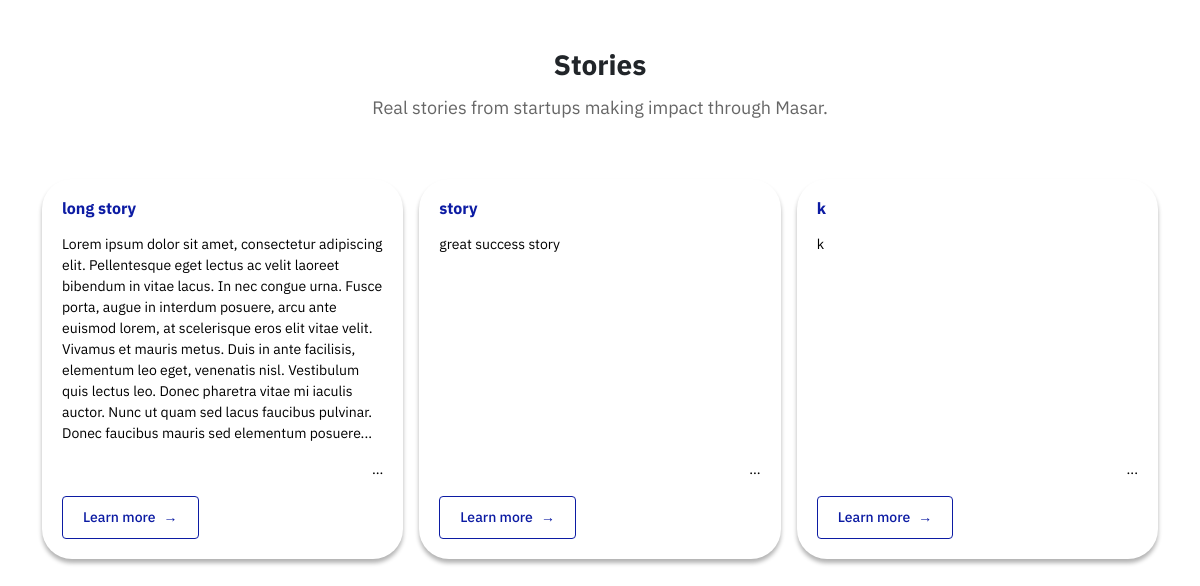
The page /front_office/pages/stories.php on the database its author committed.
### tables this page shows
CREATE TABLE `success_stories` (
  `story_id` int(11) NOT NULL,
  `title` varchar(255) NOT NULL,
  `content` text NOT NULL,
  `created_at` timestamp NOT NULL DEFAULT current_timestamp()
);

### front_office/pages/stories.php (the view, shortened to what this page needs)
<?php
include('../includes/db.php');
?>
<!DOCTYPE html>
<html lang="en">
<head>
    <link href="https://cdn.jsdelivr.net/npm/bootstrap@5.3.0/dist/css/bootstrap.min.css" rel="stylesheet">
</head>
<body>
    <div class="container py-5">
        <div class="text-center mb-5">
            <h1 class="section-title">Stories</h1>
            <p class="section-subtitle">Real stories from startups making impact through Masar.</p>
        </div>
        <div class="row g-3 justify-content-center" id="stories-container">
            <?php
            $stories = mysqli_query($conn, "SELECT * FROM success_stories ORDER BY created_at DESC");
            $counter = 0;
            while ($story = mysqli_fetch_assoc($stories)) {
                $story_id = $story['story_id'];
                $title = htmlspecialchars($story['title']);
                $content = htmlspecialchars($story['content']);
                $sentences = preg_split('/(?<=[.!?])\s+/', $content, -1, PREG_SPLIT_NO_EMPTY);
                $preview = implode(' ', array_slice($sentences, 0, 10));
                if (count($sentences) > 10) {
                    $preview = rtrim($preview, '.!?') . '...';
                }
                $hidden_class = $counter >= 3 ? 'd-none' : '';
                echo '<div class="col-xl-4 col-lg-6 col-md-6 story-item '.$hidden_class.'">';
                echo '<div class="story-card">';
                echo '<h3 class="story-title">'.$title.'</h3>';
                echo '<p class="story-description">'.$preview.'</p>';
                echo '<a href="story_detail.php?id='.$story_id.'" class="learn-more-btn">Learn more <span class="arrow-icon">→</span></a>';
                echo '</div></div>';
                $counter++;
            }
            ?>
        </div>
    </div>
</body>
</html>

### front_office/pages/stories.php (style rules this page uses)
body { font-family: 'IBM Plex Sans', sans-serif; }
.story-card { background: white; border-radius: 30px; box-shadow: 0 4px 4px rgba(0, 0, 0, 0.3); height: 380px; padding: 20px; display: flex; flex-direction: column; width: 100%; margin: 0 auto; }
.story-title { font-family: 'IBM Plex Sans', sans-serif; font-weight: 700; font-size: 16px; color: #0C1BA3; margin-bottom: 16px; }
.story-description { font-family: 'IBM Plex Sans', sans-serif; font-weight: 400; font-size: 14px; color: #000000; margin-bottom: 16px; flex-grow: 1; overflow: hidden; position: relative; line-height: 1.5; max-width: 100%; word-wrap: break-word; display: -webkit-box; -webkit-line-clamp: 10; -webkit-box-orient: vertical; }
.story-description::after { content: '...'; position: absolute; bottom: 0; right: 0; background: white; padding-left: 5px; }
.learn-more-btn { font-family: 'IBM Plex Sans', sans-serif; font-weight: 500; font-size: 14px; color: #0C1BA3; border: 1px solid #0C1BA3; border-radius: 4px; padding: 10px 20px; display: inline-flex; align-items: center; width: fit-content; text-decoration: none; transition: all 0.3s ease; margin-top: auto; }
.arrow-icon { margin-left: 8px; }
.section-title { font-size: 28px; font-weight: 700; margin-bottom: 12px; }
.section-subtitle { font-size: 18px; color: #666; margin-bottom: 50px; }
.story-item { padding: 8px; margin-bottom: 16px; }

### rows shown on the page
success_stories: title "long story", preview "Lorem ipsum dolor sit amet, consectetur adipiscing elit. Pellentesque eget lectus ac velit laoreet bibendum in vitae lacus. In nec congue urna. Fusce porta, augue in interdum posuere, arcu ante euismod lorem, at scelerisque eros elit vitae velit. Vivamus et mauris metus. Duis in ante facilisis, elementum leo eget, venenatis nisl. Vestibulum quis lectus leo. Donec pharetra vitae mi iaculis auctor. Nunc ut quam sed lacus faucibus pulvinar. Donec faucibus mauris sed elementum posuere..."
success_stories: title "story", content "great success story"
success_stories: title "k", content "k"
